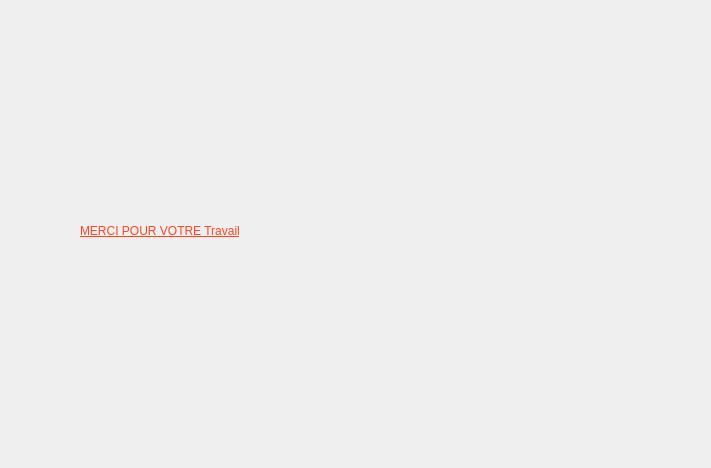
<?xml version="1.0" encoding="UTF-8"?>
<ui version="4.0">
 <class>Newongle</class>
 <widget class="QWidget" name="Newongle">
  <property name="geometry">
   <rect>
    <x>0</x>
    <y>0</y>
    <width>711</width>
    <height>468</height>
   </rect>
  </property>
  <property name="windowTitle">
   <string>Form</string>
  </property>
  <widget class="QLabel" name="label">
   <property name="geometry">
    <rect>
     <x>80</x>
     <y>110</y>
     <width>601</width>
     <height>241</height>
    </rect>
   </property>
   <property name="styleSheet">
    <string notr="true">color: rgb(255, 68, 35);
font: 75 20pt &quot;Papyrus&quot;;
text-decoration: underline;</string>
   </property>
   <property name="text">
    <string>MERCI POUR VOTRE Travail</string>
   </property>
  </widget>
 </widget>
 <resources/>
 <connections/>
</ui>
